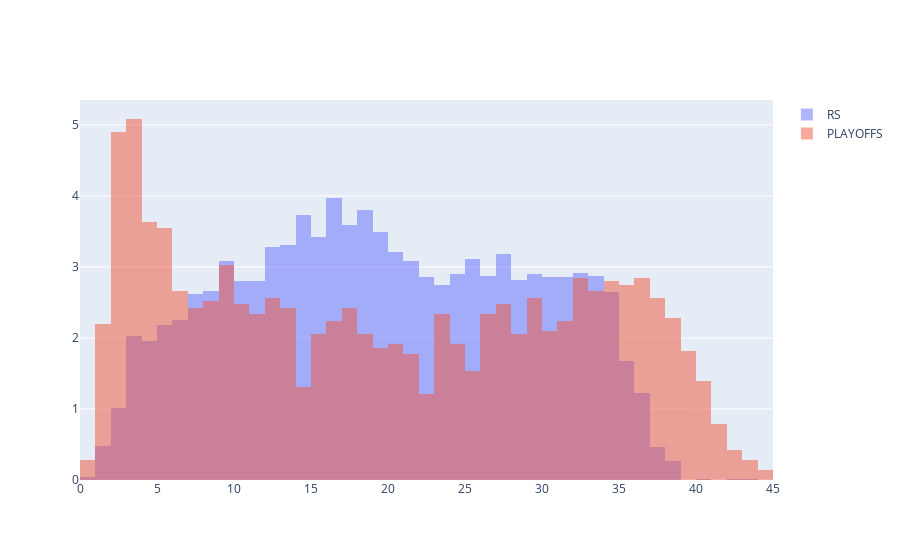

Write notebook code for a chart like this one.
### Markdown cell above
### Distribution of Minutes compared to regular season and playoffs?

### Code cell
fig=go.Figure()
fig.add_trace(go.Histogram(x=rs_df['MIN']/rs_df['GP'],histnorm='percent',name='RS',
                           xbins={'start':0,'end':46,'size':1}))

fig.add_trace(go.Histogram(x=playoff_df['MIN']/playoff_df['GP'],histnorm='percent',name='PLAYOFFS',
                           xbins={'start':0,'end':46,'size':1}))


fig.update_layout(barmode='overlay')
fig.update_traces(opacity=0.5)
fig.show()

### Figure 1 — Plotly figure (JSON) as saved in the notebook; plotly's stock layout.template omitted (floating-point values rounded to 4 significant figures; data arrays with more than 128 entries replaced by an {"elided": "..."} marker saying what was removed)
{"data": [{"histnorm": "percent", "name": "RS", "opacity": 0.5, "type": "histogram", "x": {"elided": "5148 float values"}, "xbins": {"end": 46, "size": 1, "start": 0}}, {"histnorm": "percent", "name": "PLAYOFFS", "opacity": 0.5, "type": "histogram", "x": {"elided": "2145 float values"}, "xbins": {"end": 46, "size": 1, "start": 0}}], "layout": {"barmode": "overlay"}}
